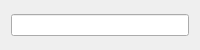
<?xml version="1.0" encoding="UTF-8"?>
<ui version="4.0">
 <class>PassWidget</class>
 <widget class="QWidget" name="PassWidget">
  <property name="enabled">
   <bool>true</bool>
  </property>
  <property name="geometry">
   <rect>
    <x>0</x>
    <y>0</y>
    <width>200</width>
    <height>50</height>
   </rect>
  </property>
  <property name="sizePolicy">
   <sizepolicy hsizetype="Fixed" vsizetype="Fixed">
    <horstretch>200</horstretch>
    <verstretch>50</verstretch>
   </sizepolicy>
  </property>
  <property name="minimumSize">
   <size>
    <width>200</width>
    <height>50</height>
   </size>
  </property>
  <property name="maximumSize">
   <size>
    <width>200</width>
    <height>50</height>
   </size>
  </property>
  <property name="baseSize">
   <size>
    <width>0</width>
    <height>0</height>
   </size>
  </property>
  <property name="windowTitle">
   <string>Path</string>
  </property>
  <layout class="QHBoxLayout" name="horizontalLayout_2">
   <item>
    <layout class="QHBoxLayout" name="horizontalLayout">
     <item>
      <widget class="QLineEdit" name="m_passEnter_le"/>
     </item>
    </layout>
   </item>
  </layout>
 </widget>
 <resources/>
 <connections/>
</ui>
